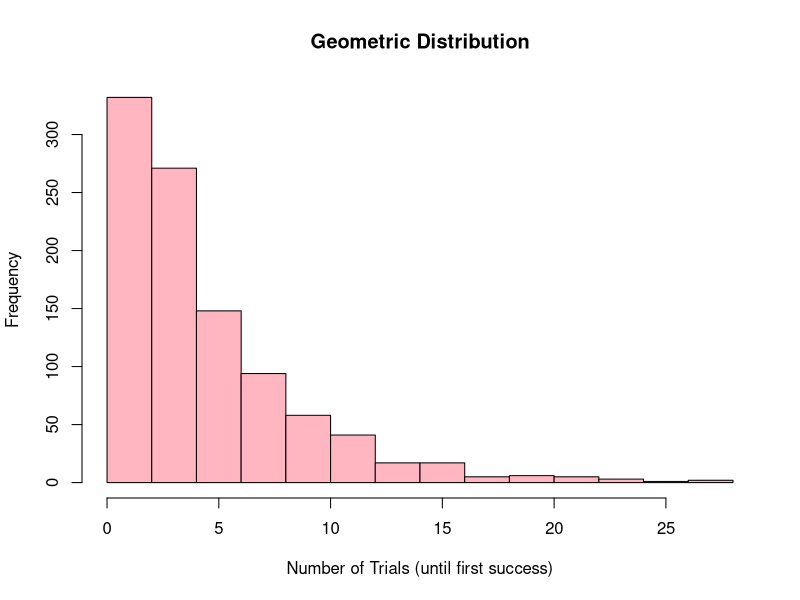

This figure's R source:

# I. Geometric Distribution

# 1. Probability of Success

p <- 0.2

# 2. 1000 Random Variables

x <- rgeom(1000, prob = p) + 1

# 3. Basic Statistics

mean_x <- mean(x)
var_x <- var(x)
sd_x <- sd(x)

# 4. Results

cat("Number of trials required to achieve first success:", x[1], "\n")
cat("Mean:", round(mean_x, 2), "\n")
cat("Variance:", round(var_x, 2), "\n")
cat("Standard deviation:", round(sd_x, 2), "\n")

# 5. Histogram

hist(x,
     main = "Geometric Distribution",
     xlab = "Number of Trials (until first success)",
     ylab = "Frequency",
     col = "lightpink")

cat("Number of trials required to achieve first success:", x[1], "\n")



# II. Hypergeometric Distribution

samp <- 10

# 1. Sample of 10 from a box of 40

total1 <- 40
defec1 <- 4

num1 <- 1 - phyper(1, defec1, total1 - defec1, samp)

cat("Probability that sample contains more than 10% defectives (from a box of 40):",
    round(num1, 2), "\n")


# 2. Sample of 10 from a box of 5000

total2 <- 5000
defec2 <- 500

num2 <- 1 - phyper(1, defec2, total2 - defec2, samp)

cat("Probability that sample contains more than 10% defectives (from a box of 5000):",
    round(num2, 2), "\n")
